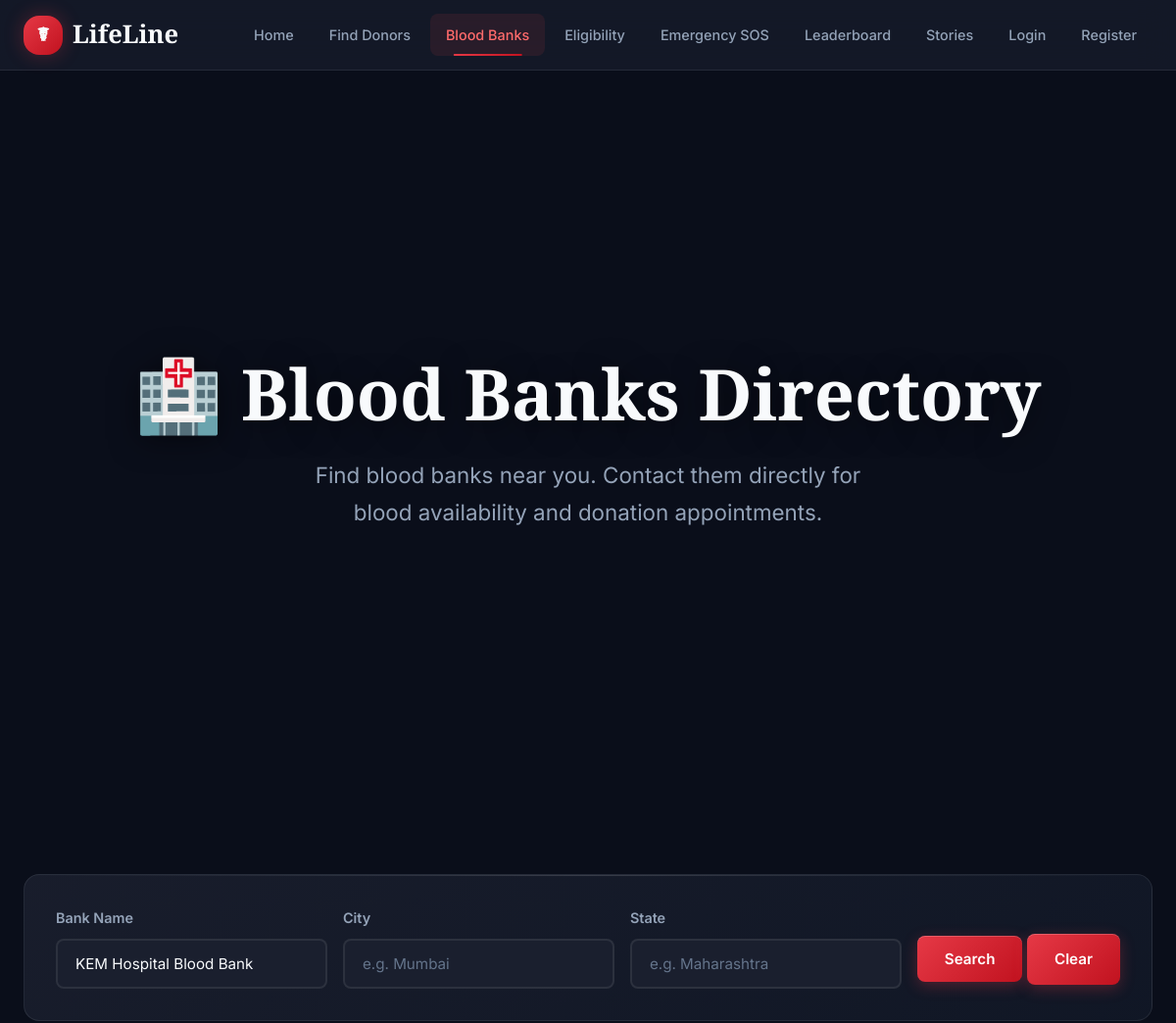
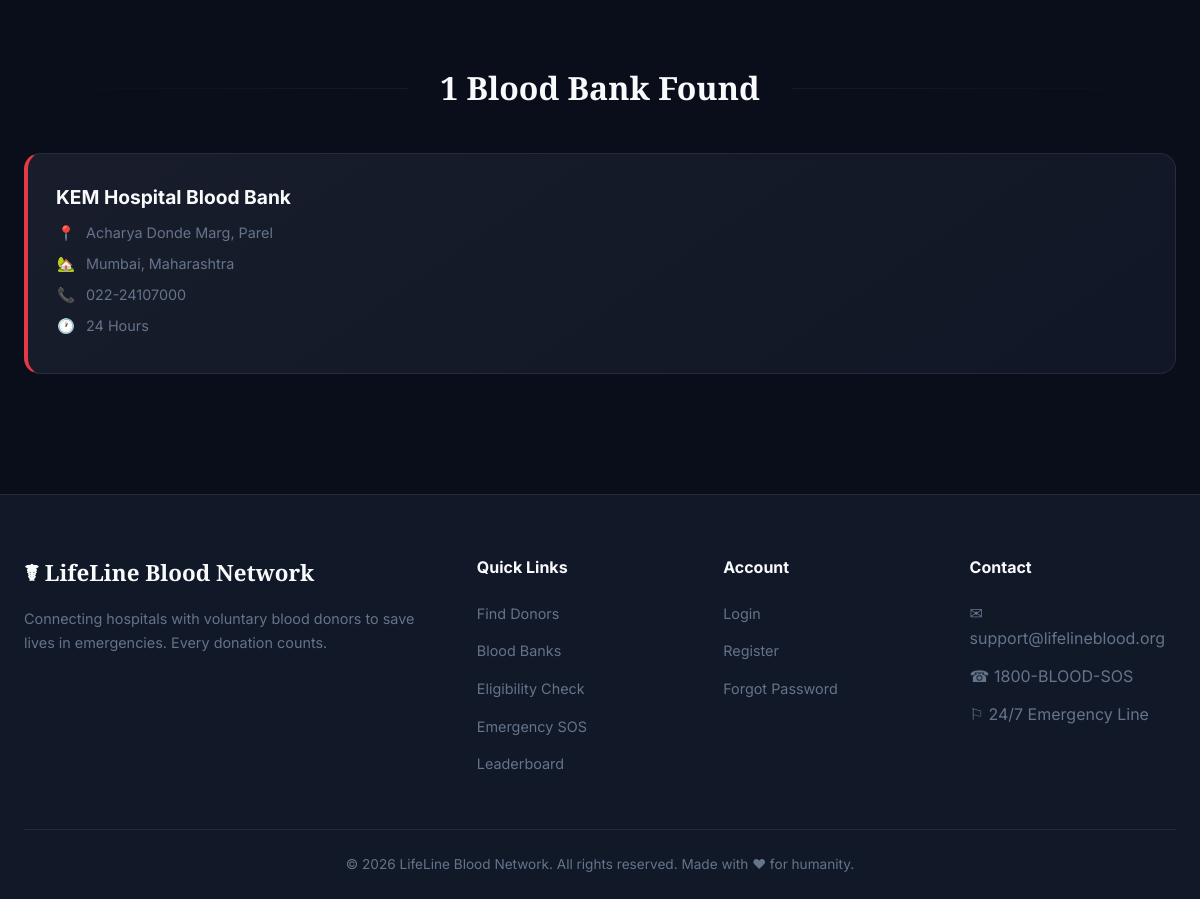
/lifeline/blood_banks.php?name=KEM Hospital Blood Bank, run on the app's committed database (2 pictures, top to bottom).
### tables this page shows
CREATE TABLE IF NOT EXISTS `blood_banks` (
  `id`              INT(11) NOT NULL AUTO_INCREMENT,
  `name`            VARCHAR(255) NOT NULL,
  `address`         TEXT,
  `city`            VARCHAR(100) DEFAULT NULL,
  `state`           VARCHAR(100) DEFAULT NULL,
  `phone`           VARCHAR(30) DEFAULT NULL,
  `email`           VARCHAR(255) DEFAULT NULL,
  `license_number`  VARCHAR(100) DEFAULT NULL,
  `working_hours`   VARCHAR(100) DEFAULT NULL,
  `has_24h_service` TINYINT(1) DEFAULT '0',
  `latitude`        DECIMAL(10,7) DEFAULT NULL,
  `longitude`       DECIMAL(10,7) DEFAULT NULL,
  `created_at`      TIMESTAMP NULL DEFAULT CURRENT_TIMESTAMP,
  PRIMARY KEY (`id`),
  KEY `ix_bank_location` (`state`, `city`)
);

### lifeline/includes/functions.php (called while the page is built, shortened)
<?php
function baseUrl(): string {
    static $base = null;
    if ($base !== null) return $base;
    $appPath = Config::get('APP_PATH', '');
    if ($appPath !== '') {
        $base = '/' . trim($appPath, '/');
        if ($base === '/') $base = '';
    } else {
        $scriptName = $_SERVER['SCRIPT_NAME'] ?? '';
        $phpSelf = $_SERVER['PHP_SELF'] ?? '';
        $path = $scriptName ?: $phpSelf;
        $currentDir = dirname($path);
        if (strpos($path, '/donor/') !== false) {
            $base = str_replace('/donor', '', $currentDir);
        } elseif (strpos($path, '/hospital/') !== false) {
            $base = str_replace('/hospital', '', $currentDir);
        } elseif (strpos($path, '/admin/') !== false) {
            $base = str_replace('/admin', '', $currentDir);
        } else {
            $base = ($currentDir === '/' || $currentDir === '\\') ? '' : $currentDir;
        }
        $base = rtrim($base, '/');
    }
    return $base;
}

### lifeline/blood_banks.php (the view, shortened to what this page needs)
<?php
require_once 'includes/functions.php';
$name = trim($_GET['name'] ?? '');
$city = trim($_GET['city'] ?? '');
$state = trim($_GET['state'] ?? '');
$sql = "SELECT * FROM blood_banks WHERE 1=1";
$params = [];
if ($name) {
    $sql .= " AND name LIKE ?";
    $params[] = "%$name%";
}
$sql .= " ORDER BY state, city, name";
$stmt = $pdo->prepare($sql);
$stmt->execute($params);
$banks = $stmt->fetchAll();
include 'includes/header.php';
?>
<section class="hero pad-card-lg">
    <h1>&#127973; Blood Banks Directory</h1>
    <p>Find blood banks near you. Contact them directly for blood availability and donation appointments.</p>
</section>
<div class="card">
    <form method="GET" class="flex flex-wrap gap-16 items-center mb-0">
        <div class="form-group flex-1 minw-180 mb-0">
            <label for="name">Bank Name</label>
            <input type="text" id="name" name="name" value="<?php echo htmlspecialchars($name); ?>" placeholder="e.g. Red Cross">
        </div>
        <div class="form-group flex-1 minw-180 mb-0">
            <label for="city">City</label>
            <input type="text" id="city" name="city" value="<?php echo htmlspecialchars($city); ?>" placeholder="e.g. Mumbai">
        </div>
        <div class="form-group flex-1 minw-180 mb-0">
            <label for="state">State</label>
            <input type="text" id="state" name="state" value="<?php echo htmlspecialchars($state); ?>" placeholder="e.g. Maharashtra">
        </div>
        <div class="mt-24">
            <button type="submit" class="btn">Search</button>
            <a href="<?php echo baseUrl(); ?>/blood_banks.php" class="btn btn-secondary">Clear</a>
        </div>
    </form>
</div>
<div class="section-divider"><h2><?php echo count($banks); ?> Blood Bank<?php echo count($banks) !== 1 ? 's' : ''; ?> Found</h2></div>
<div class="grid-autofit-340">
    <?php foreach ($banks as $bank): ?>
    <div class="blood-bank-card">
        <h3><?php echo htmlspecialchars($bank['name']); ?></h3>
        <div class="bank-detail"><span class="icon">&#128205;</span> <?php echo htmlspecialchars($bank['address']); ?></div>
        <div class="bank-detail"><span class="icon">&#127969;</span> <?php echo htmlspecialchars($bank['city'] . ', ' . $bank['state']); ?></div>
        <div class="bank-detail"><span class="icon">&#128222;</span> <?php echo htmlspecialchars($bank['phone']); ?></div>
        <div class="bank-detail"><span class="icon">&#128336;</span> <?php echo htmlspecialchars($bank['working_hours']); ?></div>
    </div>
    <?php endforeach; ?>
</div>
<?php include 'includes/footer.php'; ?>

### data on the page
blood_banks: name "KEM Hospital Blood Bank", address "Acharya Donde Marg, Parel", city+state "Mumbai, Maharashtra", phone "022-24107000", working_hours "24 Hours"

### other printed values
count($banks) "1"
